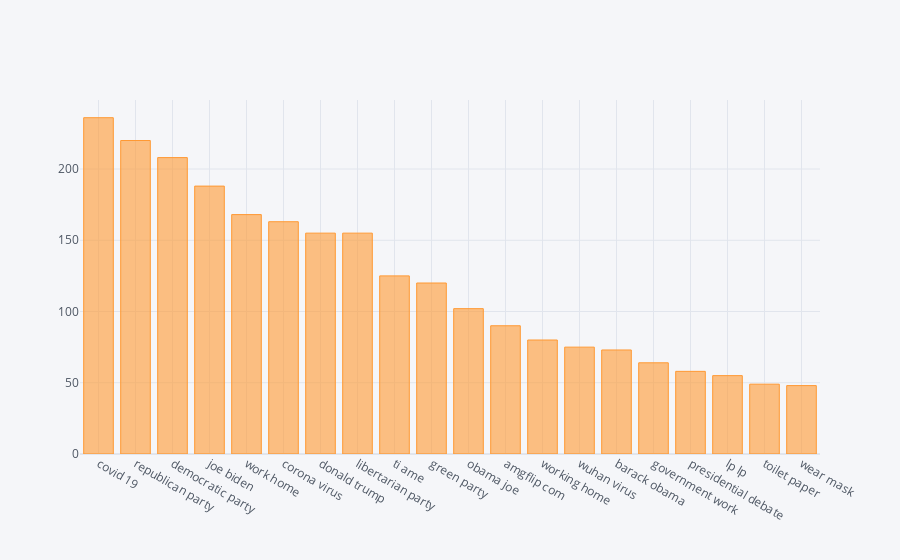

Here is the notebook cell this chart was saved with:
### Code cell
df2 = pd.DataFrame(bigram_words,columns=['Bigram','Frequency'])
df2 = df2.set_index('Bigram')
df2.iplot(kind='bar')

### Figure 1 — Plotly figure (JSON) as saved in the notebook; plotly's stock layout.template omitted (floating-point values rounded to 4 significant figures)
{"data": [{"marker": {"color": "rgba(255, 153, 51, 0.6)", "line": {"color": "rgba(255, 153, 51, 1.0)", "width": 1}}, "name": "Frequency", "orientation": "v", "text": "", "type": "bar", "x": ["covid 19", "republican party", "democratic party", "joe biden", "work home", "corona virus", "donald trump", "libertarian party", "ti ame", "green party", "obama joe", "amgflip com", "working home", "wuhan virus", "barack obama", "government work", "presidential debate", "lp lp", "toilet paper", "wear mask"], "y": [236, 220, 208, 188, 168, 163, 155, 155, 125, 120, 102, 90, 80, 75, 73, 64, 58, 55, 49, 48]}], "layout": {"legend": {"bgcolor": "#F5F6F9", "font": {"color": "#4D5663"}}, "paper_bgcolor": "#F5F6F9", "plot_bgcolor": "#F5F6F9", "title": {"font": {"color": "#4D5663"}}, "xaxis": {"gridcolor": "#E1E5ED", "showgrid": true, "tickfont": {"color": "#4D5663"}, "title": {"font": {"color": "#4D5663"}, "text": ""}, "zerolinecolor": "#E1E5ED"}, "yaxis": {"gridcolor": "#E1E5ED", "showgrid": true, "tickfont": {"color": "#4D5663"}, "title": {"font": {"color": "#4D5663"}, "text": ""}, "zerolinecolor": "#E1E5ED"}}}
